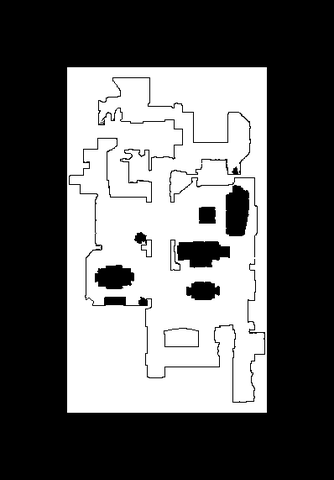
#> input picture maps/corozal.png, 334 x 480 px, shrunk from 398 x 571 before the run; its folder holds 4 pictures in this run
$ python pad.py   (Python 2 division)
#> lines starting #> are read from the running program, lines starting #| are printed output that depends on the picture
import cv2
import os
# Converts binary image to 3 channel image for drawing in color

files = os.listdir(".")
for file_name in files:
    if file_name[-4:] == ".png":
        image = file_name
        img = cv2.imread(image,cv2.IMREAD_COLOR)
#> img is the input picture: shape (480, 334, 3); min 0, max 255, mean 99.7
	img = cv2.copyMakeBorder(img, 20,20,20,20, cv2.BORDER_CONSTANT, (0,0,0))
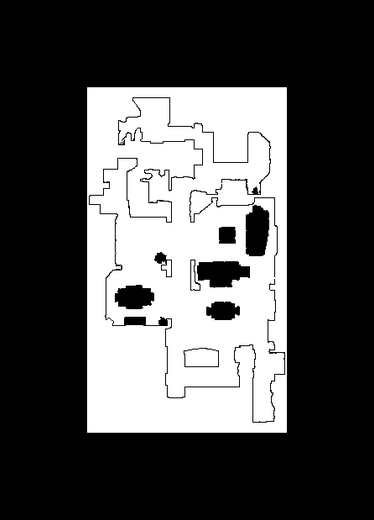
#> img: shape (520, 374, 3); min 0, max 255, mean 82.2
        cv2.imwrite(image, img)
#> pass 2 of the loop `for file_name in files:`:
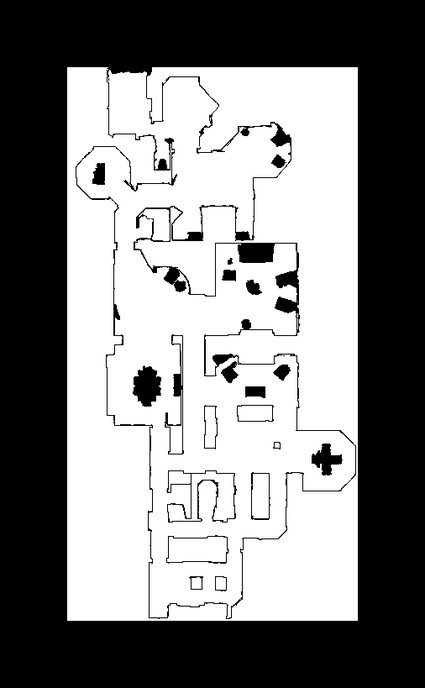
#> input picture maps/lindenwood.png, 425 x 688 px, shrunk from 506 x 819 before the run
#> img is the input picture: shape (688, 425, 3); min 0, max 255, mean 131.1
#> `img = cv2.copyMakeBorder(img, 20,20,20,20, cv2.BORDER_CONSTANT, (0,0,0))`:
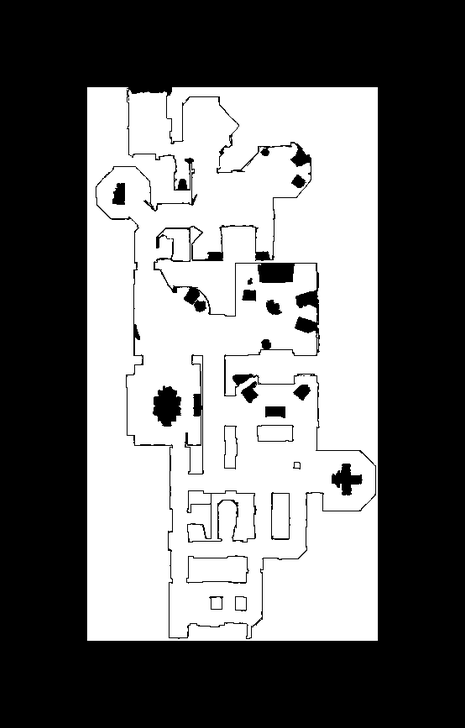
#> img: shape (728, 465, 3); min 0, max 255, mean 113.2
#> pass 3 of the loop `for file_name in files:`:
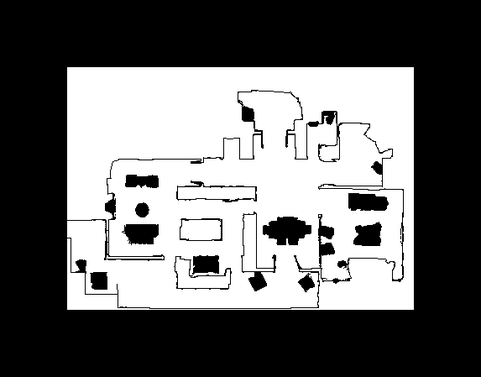
#> input picture maps/marstons.png, 481 x 377 px, shrunk from 573 x 449 before the run
#> img is the input picture: shape (377, 481, 3); min 0, max 255, mean 106.1
#> `img = cv2.copyMakeBorder(img, 20,20,20,20, cv2.BORDER_CONSTANT, (0,0,0))`:
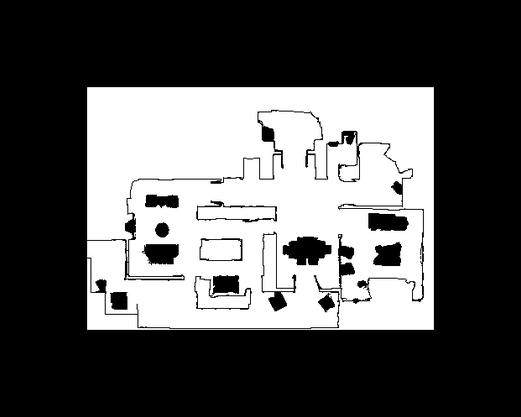
#> img: shape (417, 521, 3); min 0, max 255, mean 88.5
#> the loop made 5 passes; the first 3 are shown
